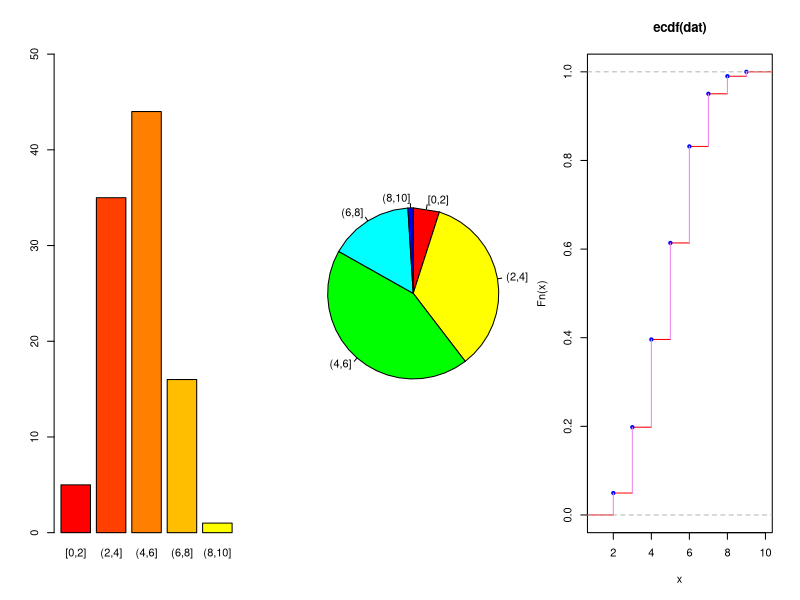

This figure's R source:

dat=rbinom(0:100,10,0.5); dat

#Інтервальний варіаційний ряд
cutt=cut(dat, breaks = c(0, 2, 4, 6, 8, 10),
    labels = c("[0,2]", "(2,4]", "(4,6]", "(6,8]","(8,10]"),
    include.lowest = T); cutt
table_1=table(cutt);table_1    #формуємо вектор частот

#Статистичні характеристи 
mean(dat)              #середнє
weighted.mean(dat)     #зважене середнє
sd(dat)                #квадратичне відхилення
var(dat)               #вибіркова дисперсія
summary(dat) 

par(mfrow=c(1,3))
barplot(table_1,col=heat.colors(6),ylim=c(0,50))
pie(table_1,edges = 50,radius=1,clockwise = T, col=rainbow(6))

Ef=ecdf(dat)
summary(Ef)
plot(Ef,verticals=T,col.points="blue",col.hor="red",col.vert="violet")